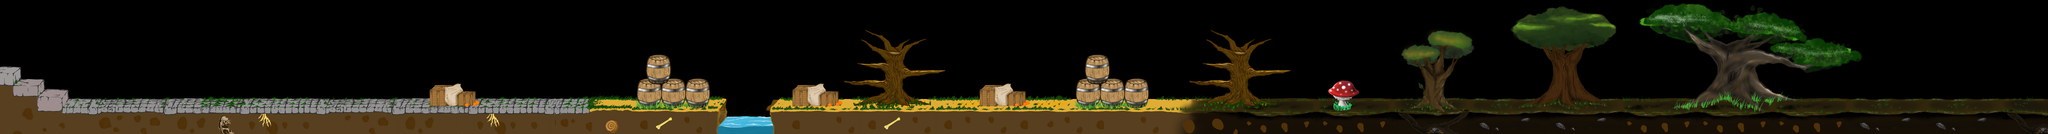

The image is a tile-based game level rendered from a .tmx file. Its description and source (layers, tilesets, objects; grid data summarised) follow:
An orthogonal 350x23 tile map with 32x32 px tiles, 2 tile layers (Floor, Boxes).

<map version="1.0" orientation="orthogonal" width="350" height="23" tilewidth="32" tileheight="32">
 <properties>
  <property name="2401" value="" />
  <property name="2402" value="" />
  <property name="2602" value="" />
  <property name="2802-2806" value="" />
  <property name="2954-2958" value="" />
  <property name="3006" value="" />
  <property name="3152-3154" value="" />
  <property name="3158" value="" />
  <property name="3206-3210" value="" />
  <property name="3352" value="" />
  <property name="3358" value="" />
  <property name="3410-3552" value="" />
  <property name="3558-3575" value="" />
  <property name="3584-3600" value="" />
  <property name="3774" value="" />
  <property name="3784" value="" />
  <property name="3974" value="" />
  <property name="3984" value="" />
  <property name="4174" value="" />
  <property name="4184" value="" />
  <property name="4374" value="" />
  <property name="4384" value="" />
  <property name="4574" value="" />
  <property name="4584" value="" />
 </properties>
 <tileset firstgid="1" name="Level1_Floor_Tileset" tilewidth="32" tileheight="32">
  <image source="TileSet.png" width="2656" height="1664" />
 </tileset>
 <layer name="Floor" width="350" height="23">
  <data>[8050 cells, 2530 non-empty, 1104 distinct tile ids]</data>
 </layer>
 <layer name="Boxes" width="350" height="23">
  <data>[8050 cells, 2383 non-empty, 1886 distinct tile ids]</data>
 </layer>
</map>
